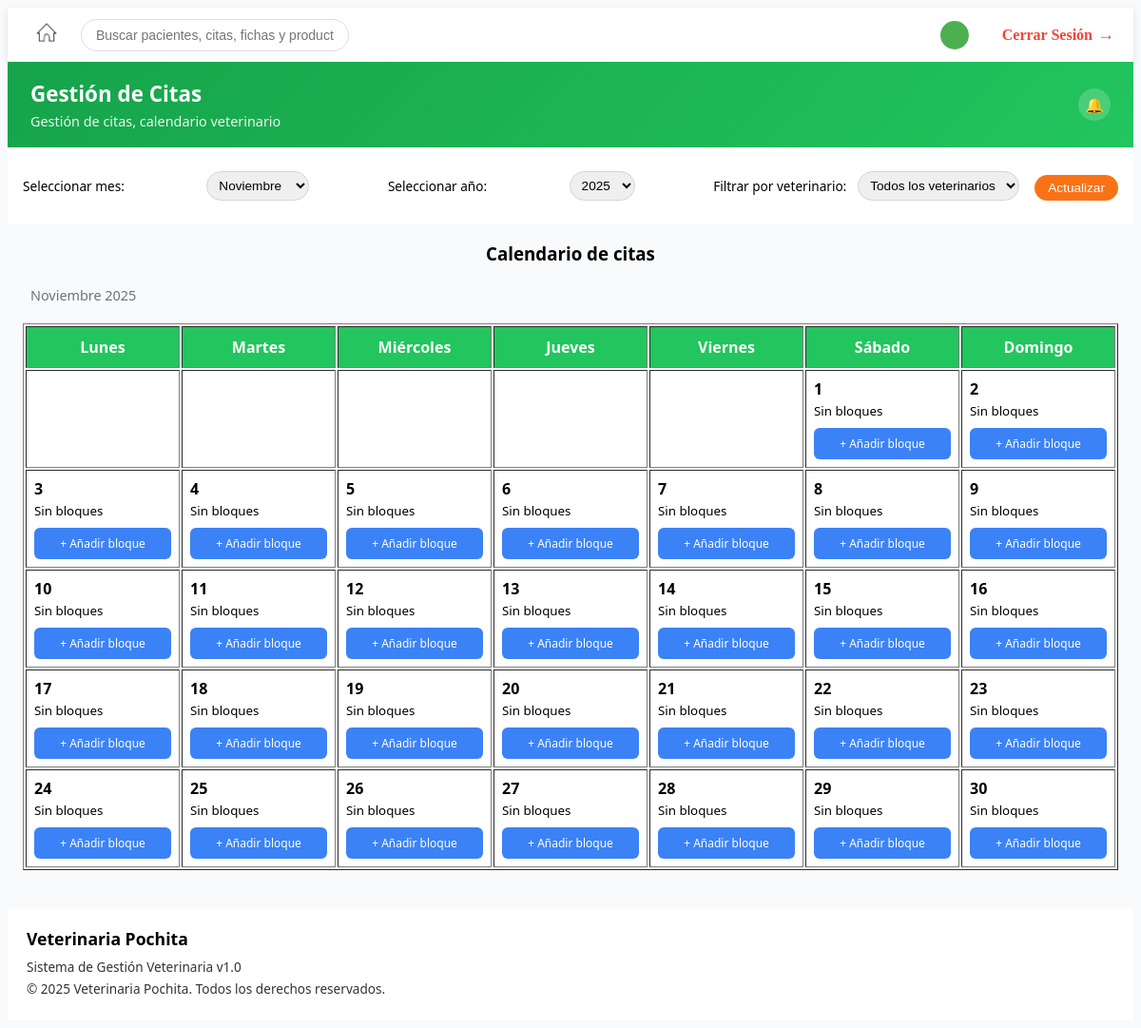
/citas/calendario/ (signed in), run on an earlier commit of the app's database.
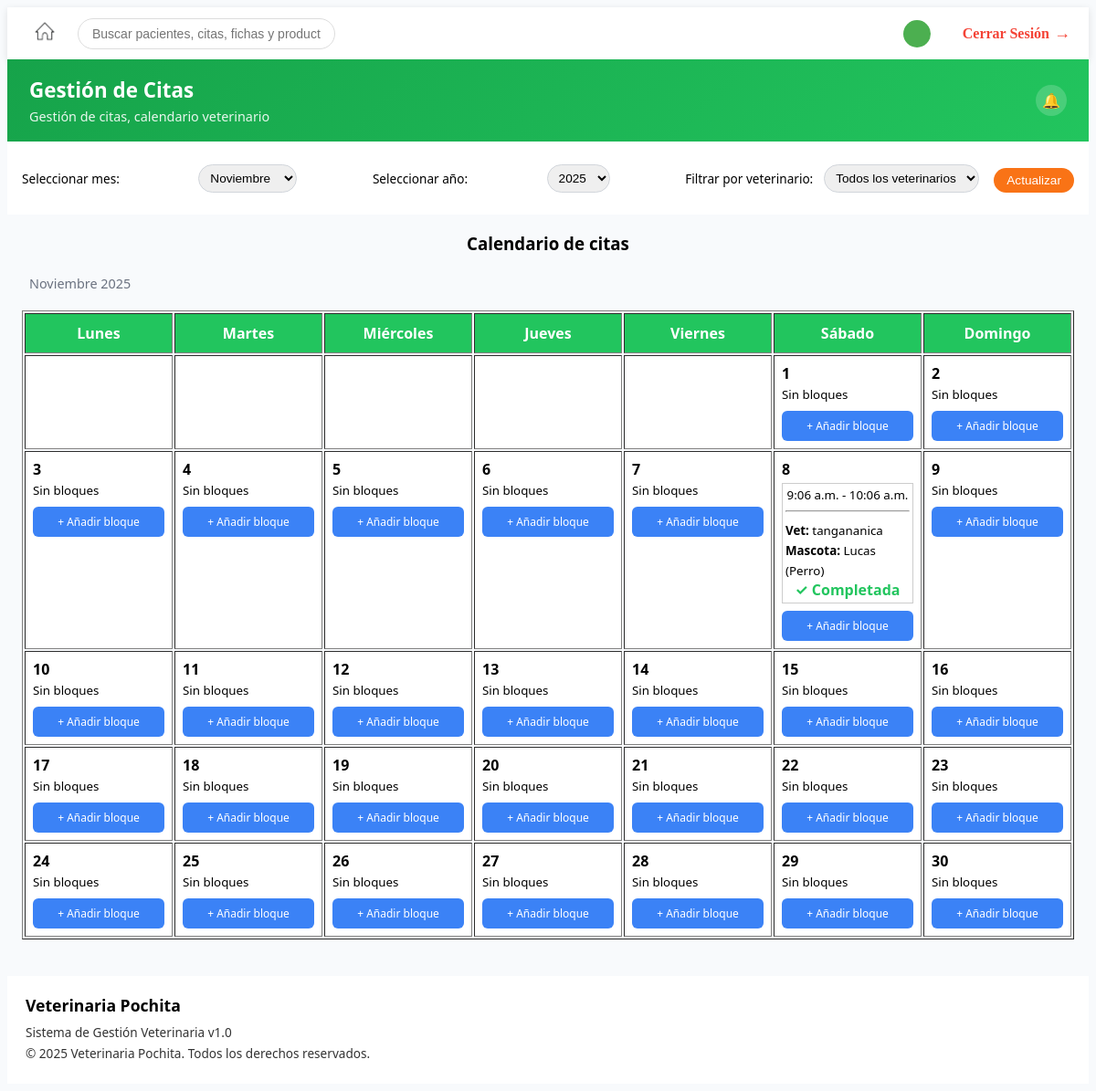
And on a later commit of the database.
### gestionCitas/models.py (models this page shows, shortened)
class BloqueAtencion(models.Model):
    ESTADO_CHOICES = [
        ('DISPONIBLE', 'Disponible'),
        ('RESERVADO', 'Reservado'),
        ('COMPLETADA', 'Completada'),
        ('CANCELADO_VET', 'Cancelado por veterinario'),
        ('CANCELADO_PAC', 'Cancelado por paciente'),
    ]
    codigo_atencion = models.CharField(max_length=10, primary_key=True)
    codigo_cita = models.CharField(max_length=10, null=True, blank=True)
    veterinario = models.ForeignKey(
        Veterinario,
        on_delete=models.CASCADE,
        related_name='bloques'
    )
    fecha = models.DateField()
    hora_inicio = models.TimeField()
    hora_fin = models.TimeField()
    estado = models.CharField(
        max_length=20,
        choices=ESTADO_CHOICES,
        default='DISPONIBLE'
    )
    mascota = models.ForeignKey(
        Mascota,
        on_delete=models.SET_NULL,
        null=True,
        blank=True,
        related_name='bloques'
    )
    motivo_consulta = models.CharField(max_length=30, blank=True)

class Veterinario(models.Model):
    rut_vet = models.CharField(max_length=10, primary_key=True, validators=[validar_rut])  # RUT del veterinario
    nombre = models.CharField(max_length=100)
    especialidad = models.CharField(max_length=100, blank=True)
    telefono = models.CharField(max_length=20, blank=True)
    email = models.EmailField(blank=True)
    direccion = models.TextField(blank=True)

class Mascota(models.Model):
    codigo_chip = models.CharField(max_length=15, primary_key=True)  # Código del chip
    nombre = models.CharField(max_length=100)
    especie = models.CharField(max_length=50)
    raza = models.CharField(max_length=50, blank=True)
    edad = models.PositiveIntegerField(null=True, blank=True)  # Edad opcional
    peso = models.DecimalField(max_digits=5, decimal_places=2, null=True, blank=True)  # Peso opcional
    dueño = models.ForeignKey(Cliente, on_delete=models.CASCADE, related_name='mascotas')  # Relación con Cliente
    def __str__(self):
        return f"{self.nombre} ({self.especie})"

### gestionCitas/views.py (the view)
# urls.py: path('calendario/', views.calendario_mes, name='calendario_mes'),
@roles_requeridos("Recepcionista")
def calendario_mes(request):
    actualizar_citas_completadas()
    hoy = date.today()
    year = int(request.GET.get('year', hoy.year))
    month = int(request.GET.get('month', hoy.month))
    veterinario_id = request.GET.get('veterinario')
    if veterinario_id:
        bloques_base = BloqueAtencion.objects.filter(veterinario_id=veterinario_id)
    else:
        bloques_base = BloqueAtencion.objects.all()
    primer_dia_semana, num_dias = monthrange(year, month)
    dias = []
    for dia in range(1, num_dias + 1):
        fecha_dia = date(year, month, dia)
        bloques_dia = bloques_base.filter(fecha=fecha_dia).select_related('veterinario', 'mascota')
        dias.append({'fecha': fecha_dia, 'bloques': bloques_dia})
    semanas = []
    semana = []
    for _ in range(primer_dia_semana):
        semana.append(None)
    for info_dia in dias:
        semana.append(info_dia)
        if len(semana) == 7:
            semanas.append(semana)
            semana = []
    if semana:
        while len(semana) < 7:
            semana.append(None)
        semanas.append(semana)
    meses = [
        (1, 'Enero'), (2, 'Febrero'), (3, 'Marzo'), (4, 'Abril'),
        (5, 'Mayo'), (6, 'Junio'), (7, 'Julio'), (8, 'Agosto'),
        (9, 'Septiembre'), (10, 'Octubre'), (11, 'Noviembre'), (12, 'Diciembre')
    ]
    anios = [year - 1, year, year + 1]
    veterinarios = Veterinario.objects.all()
    month_name = next((nombre for num, nombre in meses if num == month), '')
    veterinario_nombre = None
    if veterinario_id:
        try:
            veterinario_nombre = Veterinario.objects.get(pk=veterinario_id).nombre
        except Veterinario.DoesNotExist:
            veterinario_nombre = None
    context = {
        'semanas': semanas,
        'year': year,
        'month': month,
        'veterinarios': veterinarios,
        'veterinario_seleccionado': veterinario_id if veterinario_id else None,
        'meses': meses,
        'mes_seleccionado': month,
        'anios': anios,
        'anio_seleccionado': year,
        'fecha': date(year, month, 1),
        'month_name': month_name,
        'veterinario_nombre': veterinario_nombre,
    }
    return render(request, 'gestionCitas/calendario_mes.html', context)

### gestionCitas/views.py (called while the page is built)
def actualizar_citas_completadas():
    hoy = date.today()
    BloqueAtencion.objects.filter(
        estado='RESERVADO',
        fecha__lt=hoy
    ).update(estado='COMPLETADA')

### gestionCitas/templates/gestionCitas/calendario_mes.html (shortened to what the changed rows need)
{% extends "base.html" %}
{% block content %}
<div class="agenda-page">
  <div class="page-header">
    <div class="page-header-left">
      <h2>Gestión de Citas</h2>
    </div>
  </div>
  <div class="content-container">
    <table border="1">
      <thead>
        <tr>
          <th>Lunes</th>
          <th>Martes</th>
          <th>Miércoles</th>
          <th>Jueves</th>
          <th>Viernes</th>
          <th>Sábado</th>
          <th>Domingo</th>
        </tr>
      </thead>
      <tbody>
        {% for semana in semanas %}
          <tr>
            {% for dia in semana %}
              <td valign="top" style="min-width: 140px;">
                {% if dia %}
                  <strong>{{ dia.fecha.day }}</strong><br>
                  {% for bloque in dia.bloques %}
                    <div style="margin-top:4px; padding:3px; border:1px solid #ccc;">
                      <small style="justify-content: center; width: 100%; display: flex;">{{ bloque.hora_inicio }} - {{ bloque.hora_fin }}</small>
                      <hr>
                      <small><strong>Vet:</strong> {{ bloque.veterinario.nombre }}</small><br>
                      {% if bloque.estado == 'DISPONIBLE' %}
                        <span class="estado" style="color:green; ">Disponible</span>
                        <hr>
                        <a style="background-color: #16a34a93; color: #ffffff; display:inline-block; padding: 8px 16px; border-radius: 6px; text-decoration: none; text-align: center; font-size: 0.75rem; width: 100%; box-sizing: border-box;" href="{% url 'gestionCitas:agendar_cita' bloque.pk %}">Agendar</a>
                      {% elif bloque.estado == 'COMPLETADA' %}
                        <small><strong>Mascota:</strong> {{ bloque.mascota }}</small>
                        <span class="estado" style="color:#22c55e;">✓ Completada</span>
                      {% endif %}
                    </div>
                  {% empty %}
                    <small>Sin bloques</small>
                  {% endfor %}
                  <a style="background-color: #3b82f6; color: #ffffff; display:inline-block; padding: 8px 16px; border-radius: 6px; text-decoration: none; text-align: center; font-size: 0.75rem; width: 100%; box-sizing: border-box; margin-top: 8px;" href="{% url 'gestionCitas:agregar_disponibilidad' dia.fecha|date:'Y-m-d' '0' %}">+ Añadir bloque</a>
                {% endif %}
              </td>
            {% endfor %}
          </tr>
        {% endfor %}
      </tbody>
    </table>
</div>
{% endblock %}

What changed in the data, as far as the page shows it:
added BloqueAtencion: hora_inicio "9:06 a.m.", hora_fin "10:06 a.m.", veterinario.nombre "tangananica", mascota "Lucas (Perro)"
Also different on the page:
list line gone: "Sin bloques"
